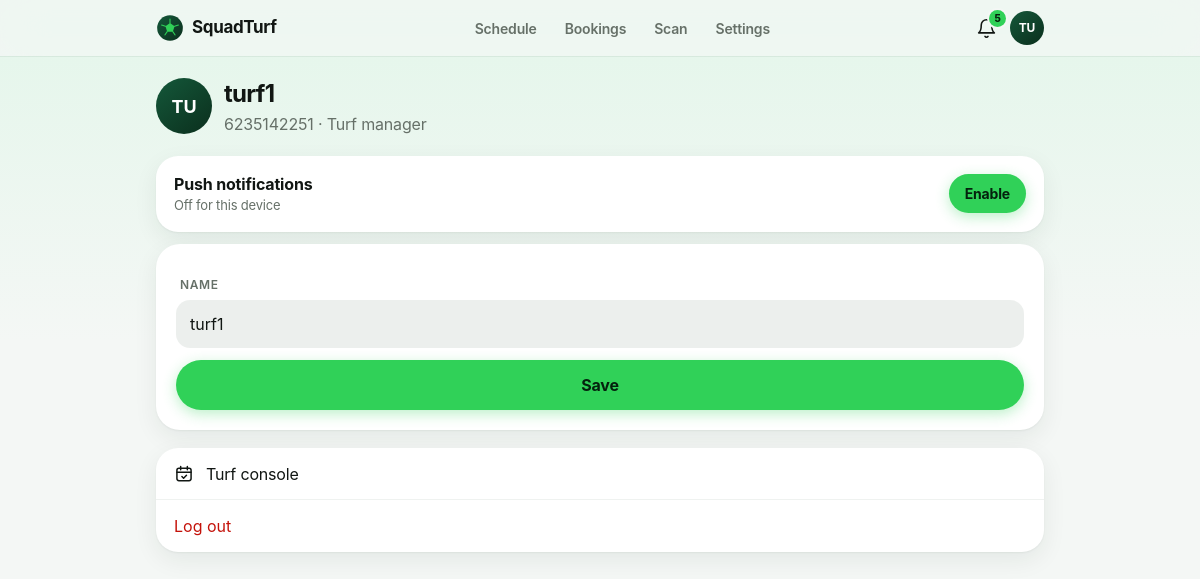
Screenshot of /profile/ (signed in) with the database file from the repository.
### core/models.py (models this page shows, shortened)
class Profile(models.Model):
    user = models.OneToOneField(
        settings.AUTH_USER_MODEL, on_delete=models.CASCADE, related_name='profile'
    )
    phone = models.CharField(max_length=15, unique=True)
    is_available_for_alerts = models.BooleanField(default=True)
    created_at = models.DateTimeField(auto_now_add=True)
    @property
    def display_name(self):
        return self.user.first_name or self.user.username
    def initials(self):
        name = self.display_name.strip()
        parts = [p for p in name.split(' ') if p]
        if not parts:
            return '?'
        if len(parts) == 1:
            return parts[0][:2].upper()
        return (parts[0][0] + parts[-1][0]).upper()

### core/views.py (the view, shortened to what this page needs)
# urls.py: path('profile/', views.profile, name='profile'),
@login_required
def profile(request):
    prof = Profile.objects.filter(user=request.user).first()
    has_profile = prof is not None
    if not has_profile:
        prof = Profile(user=request.user, phone='')
    is_manager = bl.is_turf_admin(request.user)
    if request.method == 'POST':
        form = ProfileEditForm(request.POST)
        if form.is_valid():
            request.user.first_name = form.cleaned_data['name']
            request.user.save(update_fields=['first_name'])
            if not is_manager and has_profile:
                prof.is_available_for_alerts = form.cleaned_data['is_available_for_alerts']
                prof.save(update_fields=['is_available_for_alerts'])
            messages.success(request, "Profile saved.")
            return redirect('profile')
    else:
        form = ProfileEditForm(initial={
            'name': request.user.first_name,
            'is_available_for_alerts': prof.is_available_for_alerts,
        })
    stats = None
    return render(request, 'core/profile.html', {
        'form': form, 'profile': prof, 'stats': stats, 'is_manager': is_manager,
        'push_enabled': PushSubscription.objects.filter(user=request.user).exists(),
    })

### core/forms.py
class ProfileEditForm(forms.Form):
    name = forms.CharField(
        max_length=150,
        widget=forms.TextInput(attrs={'class': INPUT_CLASSES}),
    )
    is_available_for_alerts = forms.BooleanField(
        required=False,
        label='Notify me about new matches and requests',
    )

### core/booking_logic.py (called while the page is built)
def managed_turfs(user):
    if not user.is_authenticated:
        return []
    cached = getattr(user, '_managed_turfs', None)
    if cached is None:
        cached = [
            link.turf for link in TurfManager.objects.filter(user=user).select_related('turf')
            if link.turf.is_active
        ]
        user._managed_turfs = cached
    return cached

def is_turf_admin(user):
    return bool(managed_turfs(user))

### core/context_processors.py (called while the page is built)
def unread_notifications(request):
    user = request.user
    if not user.is_authenticated:
        return {}
    return {
        'unread_notification_count': active_for(user).filter(is_read=False).count(),
        'has_push_subscription': PushSubscription.objects.filter(user=user).exists(),
    }

def turf_admin_context(request):
    if not request.user.is_authenticated:
        return {}
    turfs = bl.managed_turfs(request.user)
    return {'is_turf_admin': bool(turfs), 'managed_turfs': turfs}

### core/notifications.py (called while the page is built)
def cutoff():
    return timezone.now() - NOTIFICATION_TTL

def active_for(user):
    return Notification.objects.filter(recipient=user, created_at__gte=cutoff())

### core/templatetags/core_extras.py (called while the page is built)
@register.simple_tag(takes_context=True)
def active(context, *names):
    match = getattr(context.get('request'), 'resolver_match', None)
    return 'is-active' if match and match.url_name in names else ''

### core/templates/core/profile.html (shortened to what this page needs)
{% extends 'core/base.html' %}
{% block content %}
<div class="st st-narrow">
  <div class="st-person" style="margin-bottom:20px">
    <span class="st-avatar" style="width:56px;height:56px;font-size:18px">{{ profile.initials }}</span>
    <div><h1 style="font-size:24px;letter-spacing:-.03em;font-weight:700">{{ profile.display_name }}</h1><p class="st-muted">{% if profile.phone %}{{ profile.phone }}{% endif %}{% if is_manager %}{% if profile.phone %} · {% endif %}Turf manager{% endif %}</p></div>
  </div>
  <div class="st-plain st-row" style="margin-top:12px">
    <div><b>Push notifications</b><p class="st-muted" style="font-size:13px">{% if push_enabled %}On for this device{% else %}Off for this device{% endif %}</p></div>
    {% if not push_enabled %}<button type="button" class="st-btn st-btn-sm" data-push-enable>Enable</button>{% else %}<span class="st-tag st-tag-ok">On</span>{% endif %}
  </div>
  <form method="post" class="st-form-card" style="margin-top:12px">
    <label class="st-field"><span>Name</span>{{ form.name }}</label>
    <button class="st-btn st-btn-block" type="submit">Save</button>
  </form>
  <div class="st-action-list" style="max-width:none">
    {% if not is_manager %}
    <a class="st-action" href="{% url 'my_bookings' %}"><svg><use href="#i-book"/></svg><span>My bookings</span></a>
    <a class="st-action" href="{% url 'notification_list' %}"><svg><use href="#i-bell"/></svg><span>Notifications</span></a>
    {% else %}
    <a class="st-action" href="{% url 'manage_home' %}"><svg><use href="#i-book"/></svg><span>Turf console</span></a>
    {% endif %}
    <form method="post" action="{% url 'logout' %}" data-no-spinner>{% csrf_token %}<button class="st-action danger" type="submit"><span>Log out</span></button></form>
  </div>
</div>
{% endblock %}

### core/templates/core/base.html (shortened to what this page needs)
{% load static core_extras %}<!DOCTYPE html>
<html lang="en">
<head>
<link rel="stylesheet" href="{% static 'core/css/app.css' %}">
</head>
<body class="{% if user.is_authenticated %}has-tabs{% endif %}"{% if user.is_authenticated %} data-live{% endif %}>
<header class="st-nav">
  <div class="st-nav-in">
    <a class="st-brand" href="{% if is_turf_admin %}{% url 'manage_home' %}{% else %}{% url 'home' %}{% endif %}" aria-label="SquadTurf home">
      SquadTurf
    </a>
    {% if user.is_authenticated %}
    <nav class="st-links" aria-label="Main">
      {% if is_turf_admin %}
        <a class="{% active 'manage_schedule' 'manage_home' %}" href="{% url 'manage_schedule' managed_turfs.0.slug %}">Schedule</a>
        <a class="{% active 'manage_bookings' %}" href="{% url 'manage_bookings' managed_turfs.0.slug %}">Bookings</a>
        <a class="{% active 'manage_scan' %}" href="{% url 'manage_scan' managed_turfs.0.slug %}">Scan</a>
        <a class="{% active 'manage_settings' %}" href="{% url 'manage_settings' managed_turfs.0.slug %}">Settings</a>
      {% endif %}
    </nav>
    <div class="st-nav-end">
      <a class="st-icon-btn" href="{% url 'notification_list' %}" aria-label="Notifications">
        <svg><use href="#i-bell"/></svg>
        <span class="st-badge" data-notif-badge {% if not unread_notification_count %}hidden{% endif %}>{{ unread_notification_count }}</span>
      </a>
      <a class="st-avatar-btn" href="{% url 'profile' %}" aria-label="Profile">{{ user.profile.initials }}</a>
    </div>
    {% else %}
    <div class="st-nav-end">
      <a class="st-btn st-btn-soft st-btn-sm" href="{% url 'login' %}">Log in</a>
      <a class="st-btn st-btn-sm" href="{% url 'signup' %}">Sign up</a>
    </div>
    {% endif %}
  </div>
</header>
<main>
  <div class="st-wrap">
    {% block content %}{% endblock %}
  </div>
</main>
</body>
</html>

### rows the page displays
Profile: initials "TU", display_name "turf1", phone "6235142251"

### other values shown
{{ unread_notification_count }} "5"
{{ user.profile.initials }} "TU"
